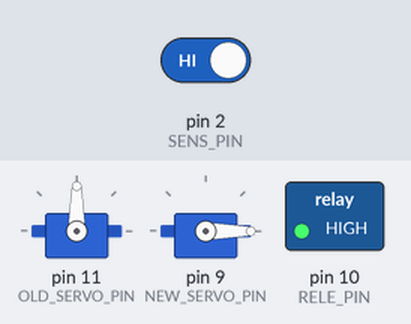
A sketch run on a simulated Arduino Uno, built with avr-gcc and run on an emulated ATmega328P. On the bench: 2 × servo, switched loads named in the sketch (green lamp = pin HIGH). The inputs (shaded band) are chosen by the test bench; at power-on: pin 2 (SENS_PIN) HIGH.

Above: at 1.2 s.
1.3 s: pin 2 (SENS_PIN) driven LOW
At 1.45 s:
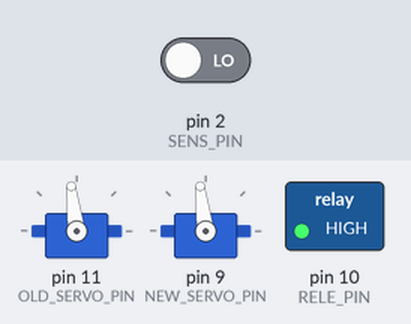
At 2.05 s:
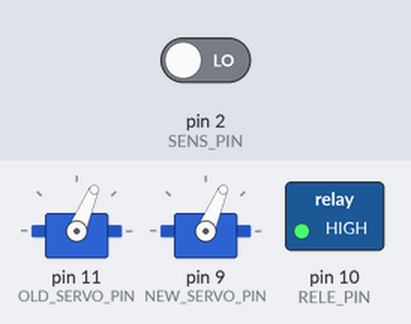
4.3 s: pin 2 (SENS_PIN) driven HIGH
At 4.47 s:
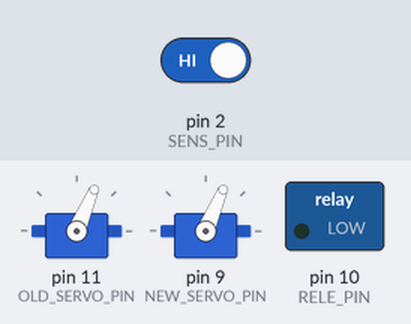
Timing chart, 0 to 7.3 s (numbered marks = the images above; inputs shaded):
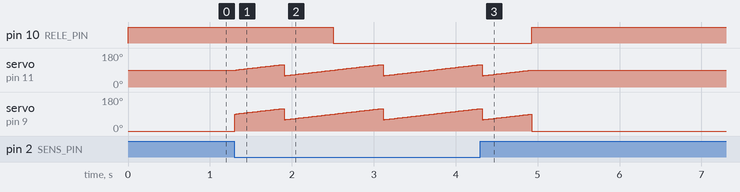

Measured:
- after the input at 1.3 s, pin 10 (RELE_PIN): HIGH → LOW after 1.2 s; servo on pin 11 (OLD_SERVO_PIN), servo on pin 9 (NEW_SERVO_PIN): ramps from 60° to 119° and jumps back, once every 1.2 s
- after the input at 4.3 s, pin 10 (RELE_PIN): LOW → HIGH after 0.63 s; servo on pin 11 (OLD_SERVO_PIN): goes on until 4.9 s, then stays 90°

The sketch:

double_axis_movemennnt.ino
```cpp
#include <Servo.h>

#define SENS_PIN  2
#define RELE_PIN  10
#define OLD_SERVO_PIN 11
#define NEW_SERVO_PIN 9

#define RON   LOW
#define ROF   HIGH

Servo oldServo;
Servo newServo;

bool flameDetected = false;

void setup() {
  pinMode(SENS_PIN, INPUT_PULLUP);
  pinMode(RELE_PIN, OUTPUT);
  digitalWrite(RELE_PIN, ROF);

  oldServo.attach(OLD_SERVO_PIN);
  oldServo.write(90); // Set initial position to 90 degrees

  newServo.attach(NEW_SERVO_PIN);
  newServo.write(0); // Set initial position to 0 degrees
}

void loop() {
  detectFlame();

  if (flameDetected) {
    // Flame detected, wiggle old servo and move new servo
    for (int i = 0; i < 30; i++) {
      oldServo.write(90 + i); // Wiggle old servo to one side
      newServo.write(90 + i); // Move new servo up
      delay(20);
    }
    for (int i = 30; i > 0; i--) {
      oldServo.write(90 - i); // Wiggle old servo to the other side
      newServo.write(90 - i); // Move new servo down
      delay(20);
    }
  } else {
    // No flame detected, reset old servo and new servo
    oldServo.write(90); // Reset old servo to initial position
    newServo.write(0); // Reset new servo to initial position
  }

  // Control water pump based on flame detection
  digitalWrite(RELE_PIN, flameDetected ? RON : ROF); // Turn on water pump if flame is detected, otherwise turn it off
}

void detectFlame() {
  if (!digitalRead(SENS_PIN)) {
    flameDetected = true;
  } else {
    flameDetected = false;
  }
}
```
